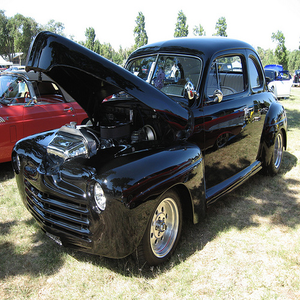
#> input picture dataset100/300x300/automobile1.bmp, 300 x 300 px, given in place of airplane0.bmp, which was not available
$ python ml_metric.py   (older library calls are emulated)
#> lines starting #> are read from the running program, lines starting #| are printed output that depends on the picture; pictures that were not available may be replaced by others from this repository, and a replacement may not be noted
### image_loss_recovery_emulator/imageproc.py
import cv2
import numpy as np
import random
import os

np.random.seed(7)


# loss_rate = 0.2

def permute_pixels(image):
    row, col, d = image.shape
    out = np.copy(image)
    flat = np.ravel(out)
    ans = np.copy(flat)
    coords = np.random.permutation(len(flat) // 3)
    i = 0
    dic = {}
    for c in coords:
        ans[3 * c:3 * c + 3] = flat[3 * i:3 * i + 3]
        dic[c] = i
        i += 1

    ans = np.reshape(ans, (row, col, d))
    return ans, dic, row, col


def reconstruct_pixels(pic, dic, rr, cc, chunk_size=512):
    flat = np.ravel(pic)
    original = np.copy(flat)
    for pos in dic:
        original[3 * dic[pos]:3 * dic[pos] + 3] = flat[3 * int(pos): 3 * int(pos) + 3]
    img = np.reshape(original, (rr, cc, 3))
    return img


def random_loss(raw, ratio=0.0, chunk_size=512):
    raw_size = len(raw)
    padded_size = (raw_size // chunk_size) * chunk_size + chunk_size
    n_mask = int((padded_size // chunk_size) * float(ratio))
    n_block = padded_size // chunk_size
    mask = np.random.choice(n_block, size=n_mask, replace=False)
    raw = bytearray(raw)
    raw += bytearray(padded_size - raw_size)
    for masked_idx in mask:
        start_idx = masked_idx * chunk_size
        raw[start_idx:start_idx + chunk_size] = bytearray(chunk_size)
    return (bytes(raw[:-(padded_size - raw_size)]))


def apply_loss_to_img(src_img, loss_rate, chunk_size=512):
    img_str = cv2.imencode('.bmp', src_img)[1].tostring()
    pixel_arr_offset = int('A', base=16)
    p = img_str[pixel_arr_offset:pixel_arr_offset + 4]
    offset = int.from_bytes(p, byteorder='little')
    data_seg = img_str[offset:]
    lost_img_str = random_loss(data_seg, loss_rate, chunk_size)
    whole_str = img_str[:offset] + lost_img_str
    nparr = np.fromstring(whole_str, np.uint8)
    im = cv2.imdecode(nparr, cv2.IMREAD_UNCHANGED)
    return im


# [16 lines left out: functions random_loss_points, display_result, not called in this run]


def recover(img, loss_rate, chunk_size=150):
    # if loss_rate <= 0.03:
    #     return img
    k_size = 3
    if loss_rate > 0.6:
        k_size = 7
    if loss_rate > 0.3:
        k_size = 5

    kernel = np.ones((k_size, k_size), np.uint8)

    # fixed = cv2.medianBlur(img, 13)
    fixed = cv2.morphologyEx(img, cv2.MORPH_CLOSE, kernel)
    blur = cv2.GaussianBlur(fixed, (3, 3), 5)
    sharpen = cv2.addWeighted(fixed, 1.5, blur, -0.5, 0, fixed)
    return sharpen
    # return fixed


def create_damaged_images_set(filename, loss_rate, redo=True):
    orig_name = os.path.splitext(filename)[0]
    lr = str(int(loss_rate * 100))
    orig_name = orig_name + '_' + lr
    raw_img_name = orig_name + '_0.bmp'
    lossy_img_name = orig_name + '_1.bmp'
    lossy_and_repaired_name = orig_name + '_2.bmp'
    inter_deinter_name = orig_name + '_3.bmp'
    inter_deinter_repaired_name = orig_name + '_4.bmp'

    if not redo:
        exists = os.path.isfile(raw_img_name)
        exists = exists and os.path.isfile(lossy_img_name)
        exists = exists and os.path.isfile(lossy_and_repaired_name)
        exists = exists and os.path.isfile(inter_deinter_name)
        exists = exists and os.path.isfile(inter_deinter_repaired_name)
        if (exists):
            return

    image = cv2.imread(filename, cv2.IMREAD_COLOR)
    r, c, d = image.shape

    cv2.imwrite(raw_img_name, image)

    shortName = filename.split('.')[0]
    original_scheme = apply_loss_to_img(image, loss_rate, chunk_size=512)
    # display_result(original_scheme)
    cv2.imwrite(lossy_img_name, original_scheme)

    # try_repaired = cv2.medianBlur(original_scheme, 5)
    try_repaired = recover(original_scheme, loss_rate, chunk_size=512)

    cv2.imwrite(lossy_and_repaired_name, try_repaired)

    (perm_img, d, row, col) = permute_pixels(image)
    # cv2.imwrite(shortName + '_interleaved' + '.bmp', perm_img)

    dmg_permuted_img = apply_loss_to_img(perm_img, loss_rate, chunk_size=512)
    # cv2.imwrite(shortName + '_interleaved_then_with_loss' + '.bmp', dmg_permuted_img)

    reconstructed = reconstruct_pixels(dmg_permuted_img, d, row, col, chunk_size=512)
    cv2.imwrite(inter_deinter_name, reconstructed)

    # repaired = cv2.medianBlur(reconstructed, 5)
    repaired = recover(reconstructed, loss_rate, chunk_size=512)

    cv2.imwrite(inter_deinter_repaired_name, repaired)


# create_damaged_images_set('/Users/zsw95/git/lossy_image/dataset100/300x300/automobile0.bmp', 0.25)

### image_to_quality.py
# Py3
from video_quality import vifp
from video_quality import ssim
from video_quality import psnr
from video_quality import niqe
from video_quality import reco
from image_loss_recovery_emulator.imageproc import create_damaged_images_set
import pickle
import matplotlib.pyplot as plt
import scipy
import numpy

file_list = ["airplane", "automobile", "bird", "cat", "deer",
             "dog", "frog", "horse", "ship", "truck"]
# loss_rate_list = [0.02, 0.04, 0.06, 0.08, 0.10, 0.2, 0.3]
# loss_rate_list = [0.00, 0.02, 0.04, 0.06, 0.08, 0.10, 0.2, 0.3, 0.4]
loss_rate_list = [0.04, 0.06, 0.08, 0.10, 0.15, 0.2, 0.25, 0.3, 0.35, 0.4]
quality_metric_list = ["vifp", "psnr", "ssim"]

# use numpy array to get three quality
# [43 lines left out: functions image_np_to_quality, image_file_to_quality, ref_and_dist_list_to_quality_list, one_name_to_all_result, not called in this run]


# generate file_lr_id.bmp, lr in loss rate list, id in [0,5]
def emulator_file_list_at_all_loss_rate(path, file_list, loss_rate_list, redo=False):
    for loss_rate in loss_rate_list:
        for filename in file_list:
            # todo: need to check the existence of the files
            create_damaged_images_set(path+filename+".bmp", loss_rate, redo=redo) # loss rate here is a float

# get 1,2,3,4 results, for filename_string of loss rate
# [61 lines left out: functions get_result_for_one_file_at_loss_rate, get_all_result, parse_dataset_result_for_one_metric, not called in this run]

# [16 lines that do not run on import are left out]

### ml_metric.py
import keras
import numpy as np
from functools import partial
from image_to_quality import emulator_file_list_at_all_loss_rate
import pickle
import matplotlib.pyplot as plt
import scipy
import numpy

from keras.preprocessing.image import load_img
from keras.preprocessing.image import img_to_array
from keras.applications.imagenet_utils import decode_predictions

import keras.applications.xception as xception
import keras.applications.vgg16 as vgg16
import keras.applications.resnet50 as resnet50
import keras.applications.inception_v3 as inception_v3
import keras.applications.inception_resnet_v2 as inception_resnet_v2
import keras.applications.mobilenet as mobilenet
import keras.applications.densenet as densenet
import keras.applications.nasnet as nasnet
import keras.applications.mobilenet_v2 as mobilenet_v2

model_fn_mapping = {"xception": xception.Xception, "vgg16":vgg16.VGG16, "resnet50":resnet50.ResNet50, "inception_v3": inception_v3.InceptionV3,
                "inception_resnet_v2": inception_resnet_v2.InceptionResNetV2, "mobilenet": mobilenet.MobileNet, "mobilenet_v2": mobilenet_v2.MobileNetV2,
                "densenet121": densenet.DenseNet121, "densenet169": densenet.DenseNet169, "densenet201": densenet.DenseNet201,
                "nasnetlarge": nasnet.NASNetLarge, "nasnetmobile": nasnet.NASNetMobile}

base_class_mapping = {"xception": xception, "vgg16":vgg16, "resnet50":resnet50, "inception_v3": inception_v3,
                "inception_resnet_v2": inception_resnet_v2, "mobilenet": mobilenet, "mobilenet_v2": mobilenet_v2,
                "densenet121": densenet, "densenet169": densenet, "densenet201": densenet,
                "nasnetlarge": nasnet, "nasnetmobile": nasnet}

preprocess_fn_mapping = {"xception": xception.preprocess_input, "vgg16":vgg16.preprocess_input, "resnet50":resnet50.preprocess_input, "inception_v3": inception_v3.preprocess_input,
                "inception_resnet_v2": inception_resnet_v2.preprocess_input, "mobilenet": mobilenet.preprocess_input, "mobilenet_v2": mobilenet_v2.preprocess_input,
                "densenet121": densenet.preprocess_input, "densenet169": densenet.preprocess_input, "densenet201": densenet.preprocess_input,
                "nasnetlarge": nasnet.preprocess_input, "nasnetmobile": nasnet.preprocess_input}

# [9 lines left out: function get_result, not called in this run]

def decode_and_print_result(predictions, model_name = "Not Specific"):
    label = decode_predictions(predictions)
    print(model_name+" result: ", label[0])

def decode_top_1_result(predictions, model_name = "Not Specific"):
    label = decode_predictions(predictions)
    return label[0][0]

def decode_top_5_result(predictions, model_name = "Not Specific"):
    label = decode_predictions(predictions)
    return label[0]

# [124 lines left out: functions get_model, get_model_with_name_only, iterate_model_running_using_one_image, using_model_to_get_predictions, get_top_1_attribute_and_name_and_accuracy, get_top_n_correctness_using_file_and_attribute and 4 more, not called in this run]

if __name__ == "__main__":
    name_list = ["airplane", "automobile", "bird", "cat", "deer",
                 "dog", "frog", "horse", "ship", "truck"]
    # name_list = ["airplane"]
    loss_rate_list = [0.00, 0.02, 0.04, 0.06, 0.08, 0.10, 0.15, 0.2, 0.25, 0.3, 0.35, 0.4]

    attribute_dict = pickle.load(open("gt_attr.pkl", 'rb'))
#> (reads gt_attr.pkl from the repository)

    path = "./testset/"
    print("Emulating all files")

    file_list = []
    for name in name_list:
        for i in range(10):
            file_list.append(name+str(i))
    emulator_file_list_at_all_loss_rate(path, file_list, loss_rate_list, redo=False)
#> in create_damaged_images_set, image is the input picture: shape (300, 300, 3); mean B, G, R 116, 120.1, 118.9
#> in apply_loss_to_img, `offset = int.from_bytes(p, byteorder='little')`: offset = 54
#> in recover, `fixed = cv2.morphologyEx(img, cv2.MORPH_CLOSE, kernel)`:
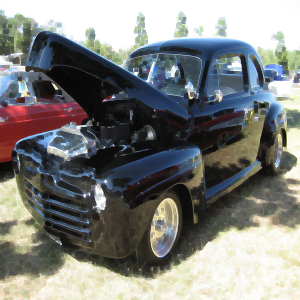
#> fixed: shape (300, 300, 3); mean B, G, R 125.5, 128.2, 126.7
#> in recover, `blur = cv2.GaussianBlur(fixed, (3, 3), 5)`:
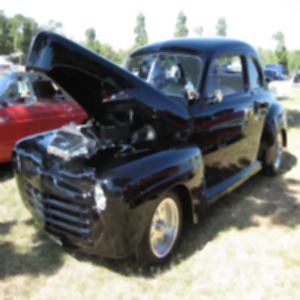
#> blur: shape (300, 300, 3); mean B, G, R 125.5, 128.2, 126.7
#> the loop in permute_pixels, `for c in coords:` made 90000 passes
#> c on passes 1 to 3: 60319, 28617, 68226
#> after the loop in permute_pixels, `for c in coords:`: dic = 90000 items; i = 90000
#> in permute_pixels, `ans = np.reshape(ans, (row, col, d))`:
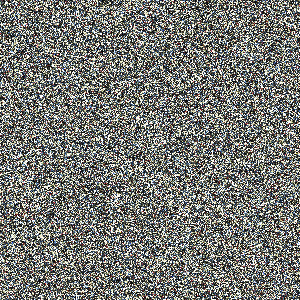
#> ans: shape (300, 300, 3); mean of channels 0, 1, 2 116, 120.1, 118.9; drawn as B, G, R
#> in create_damaged_images_set, `(perm_img, d, row, col) = permute_pixels(image)`: d = 90000 items; row = 300
#> the loop in reconstruct_pixels, `for pos in dic:` made 90000 passes
#> (the run stopped early here; a loop or call above may not have finished)
